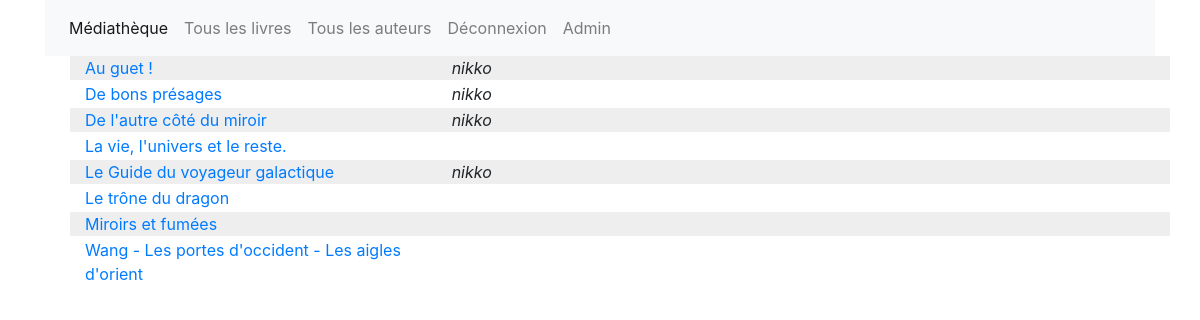
/ (signed in), run on the app's committed database.
### tables this page shows
CREATE TABLE IF NOT EXISTS `livre` (
  `id` int(11) NOT NULL AUTO_INCREMENT,
  `utilisateur_id` int(11) DEFAULT NULL,
  `titre` varchar(255) DEFAULT NULL,
  `date` datetime DEFAULT NULL,
  `resume` text,
  PRIMARY KEY (`id`)
);

CREATE TABLE IF NOT EXISTS `utilisateur` (
  `id` int(11) NOT NULL AUTO_INCREMENT,
  `nom` varchar(255) DEFAULT NULL,
  `prenom` varchar(255) DEFAULT NULL,
  `pseudo` varchar(255) DEFAULT NULL,
  `email` varchar(255) DEFAULT NULL,
  `motdepasse` varchar(255) DEFAULT NULL,
  PRIMARY KEY (`id`)
);

### functions/functions.php (the view, shortened to what this page needs)
<?php
function getBookList($env = "front"){
    $link = openConn();
    $sql = "SELECT
	            `l`.`id`, `l`.`titre`, `u`.`id` as `idUtilisateur`, `u`.`pseudo`
            FROM
	            `livre` `l` LEFT JOIN
	            `utilisateur` `u` ON `l`.`utilisateur_id` = `u`.`id` ORDER BY `l`.`titre`;";
    $result = mysqli_query($link, $sql);
    $nbRows = mysqli_num_rows($result);
    if($nbRows > 0){
        $i = 0;
        echo "<ul>";
        while($i < $nbRows){
            $row = mysqli_fetch_assoc($result);
            $bgList = ($i%2 == 0) ? " style=\"background-color:#eee; margin-bottom: 2px;\"" : "style=\"margin-bottom: 2px;\"";
            echo "<li class=\"row\"".$bgList.">";
            if($env == "front"){
                echo "<a href=\"index.php?action=livre&idLivre=". $row["id"] . "\" class=\"col-lg-4\">".
                    utf8_encode($row["titre"])."</a>";
                echo "<i class=\"col-lg-1\">".$row["pseudo"]."</i>";
            }
            echo "</li>";
            $i++;
        }
        echo "</ul>";
    }else{
        echo "0 résultat";
    }
}

### data on the page
livre: titre "Au guet !", utilisateur.pseudo "nikko"
livre: titre "De bons présages", utilisateur.pseudo "nikko"
livre: titre "De l'autre côté du miroir", utilisateur.pseudo "nikko"
livre: titre "La vie, l'univers et le reste."
livre: titre "Le Guide du voyageur galactique", utilisateur.pseudo "nikko"
livre: titre "Le trône du dragon"
livre: titre "Miroirs et fumées"
livre: titre "Wang - Les portes d'occident - Les aigles d'orient"
